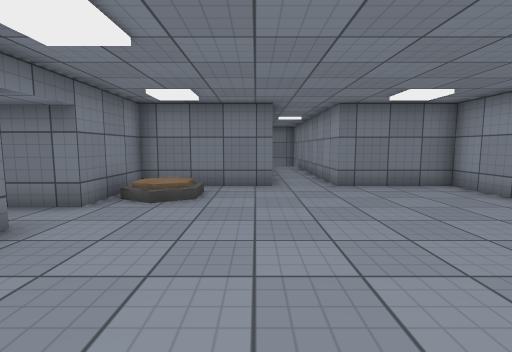
View 1 (above)

19 first-person views from a walk through a Unity game level. The camera is 1.2 m above the floor, tilts 6° down and sees 85° across. The floor is counted in squares, 1 m on a side. Each view is taken from the middle of a square. On the plan, view 1 faces up. The plan holds only what a view shows up to about 13 squares ahead; the rest is blank. The player is left out. Door leaves are left out, so doorways stand open. Some surface patterns are stand-ins.

View 2
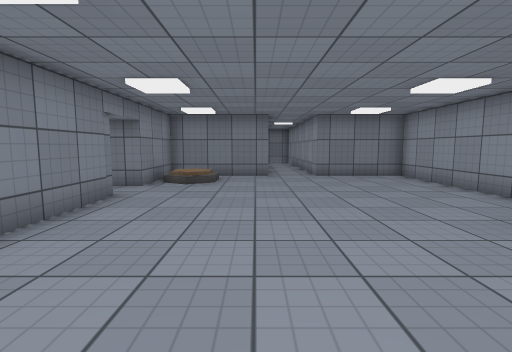

View 3
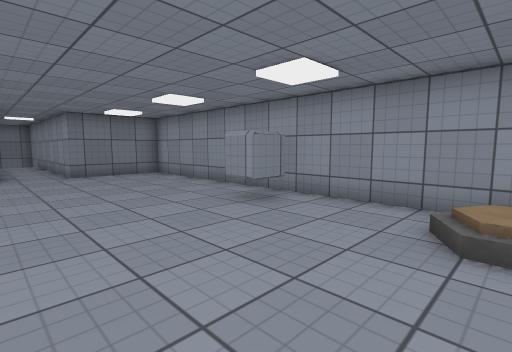

View 4
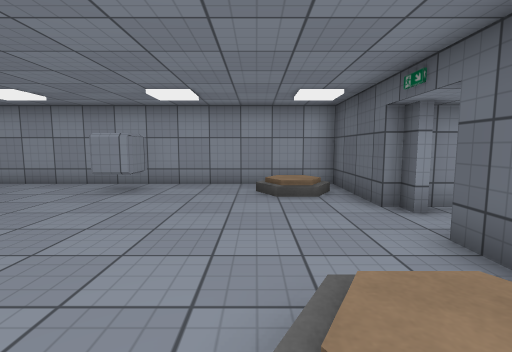

View 5
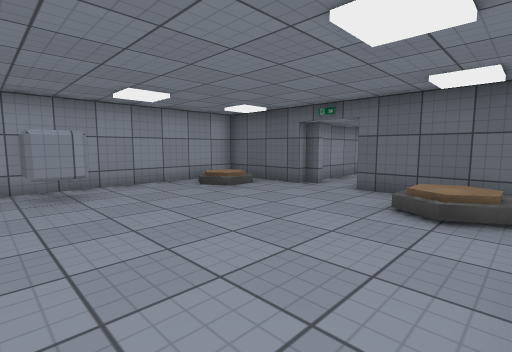

View 6
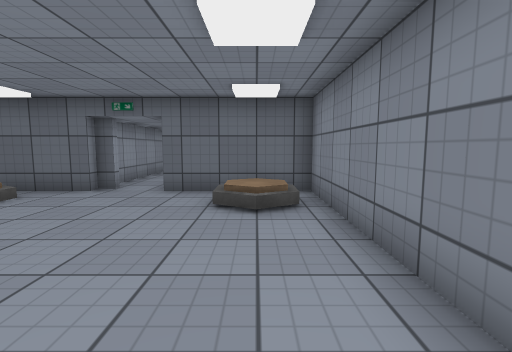

View 7
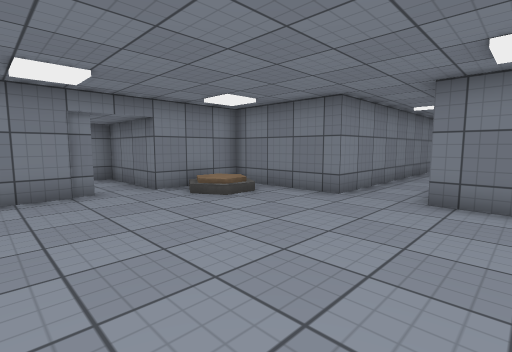

View 8
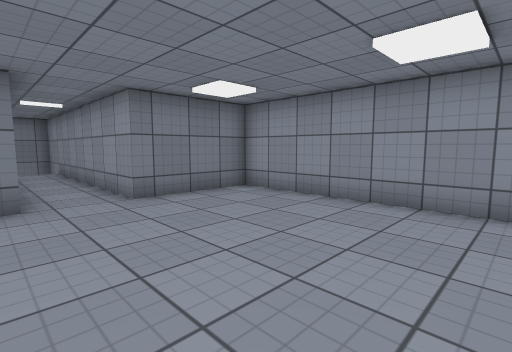

View 9
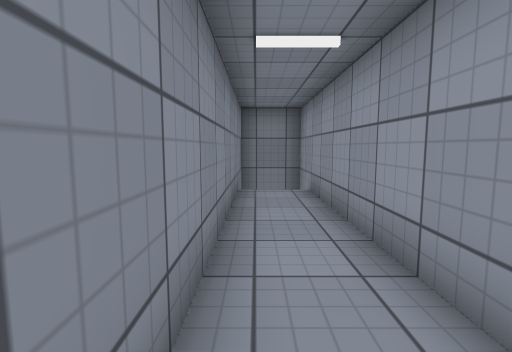

View 10
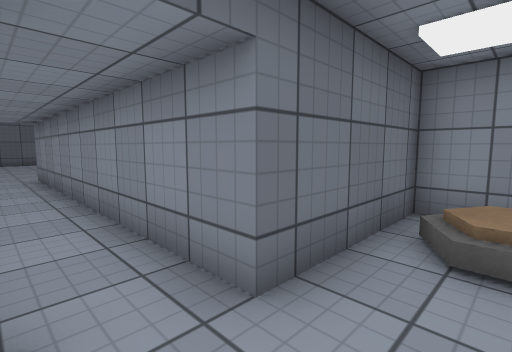

View 11
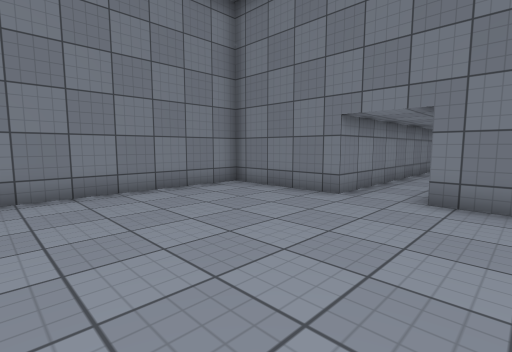

View 12
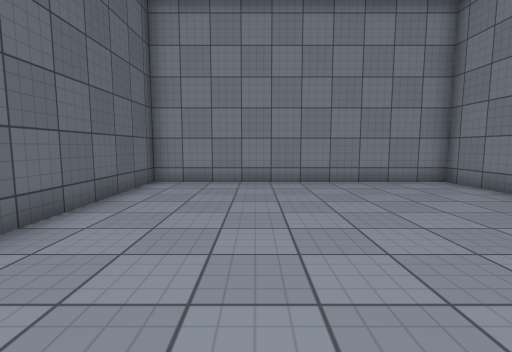

View 13
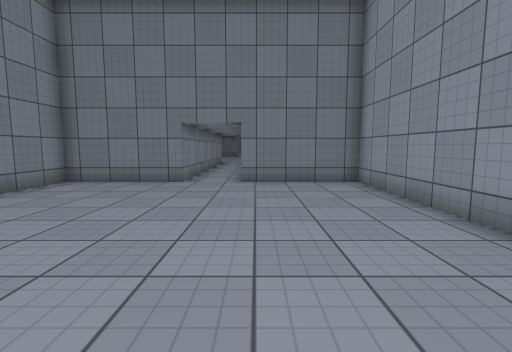

View 14
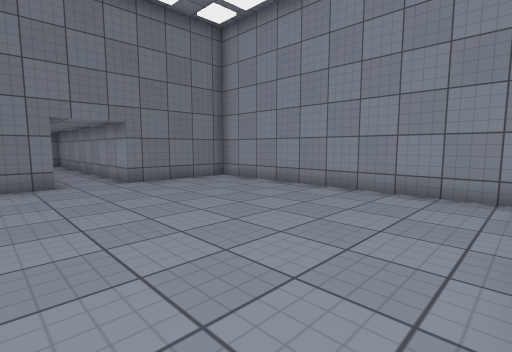

View 15
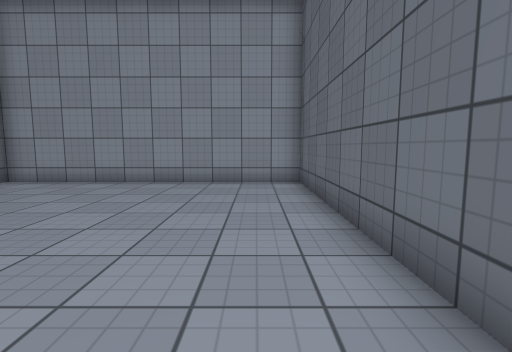

View 16
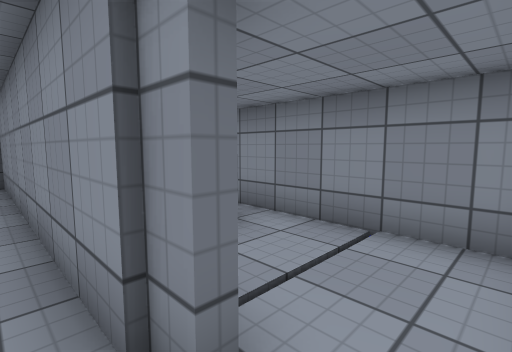

View 17
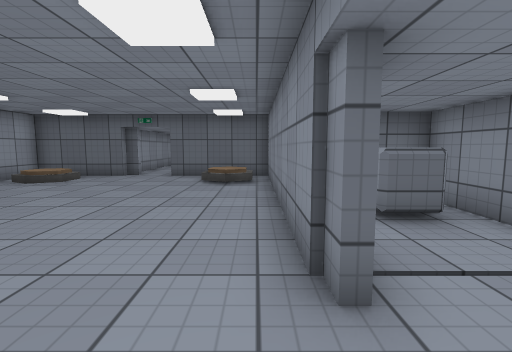

View 18
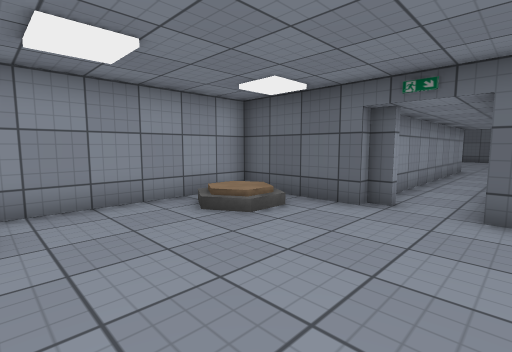

View 19
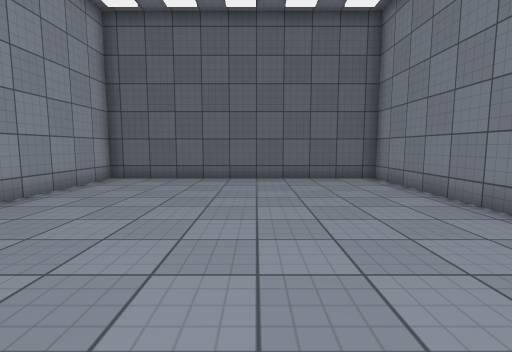

### Floor plan
Ten units are one square. View 1 is at (0, 0); x grows to the right and y downward. Boxes are objects, and circles mark ways between rooms. Rooms are numbered by the first view taken in them; rooms with no view inside come last. Other rooms are left out.
<svg viewBox="-75 -190 145 460">
<path fill="none" stroke="#000" d="M52 -2 42 -2 42 -13 52 -13M-35 -41 -35 55 5 55M25 55 60 55 60 -85 25 -85 25 -125M19 59 25 59M5 -125 5 -85 -35 -85 -35 -55M5 55 5 165 -35 165 -35 265 65 265 65 165 25 165 25 64M25 -125 25 -185 5 -185 5 -125M-61 -16 -50 -16M-35 -55 -70 -55 -70 0"/>
<circle cx="5" cy="60" r="3" fill="#2a7"/>
<circle cx="20" cy="-130" r="3" fill="#2a7"/>
<circle cx="5" cy="-130" r="3" fill="#2a7"/>
<circle cx="-40" cy="-55" r="3" fill="#2a7"/>
<text x="10" y="-20">1</text>
<text x="10" y="200">2</text>
<text x="20" y="-160">3</text>
<text x="-60" y="-40">4</text>
</svg>
Room 1 opens to room 2. Room 1 opens to room 3. Room 1 opens to room 4.

Where each view was taken, in squares from view 1:
view 1: 0 up, 0 right, facing up
view 2: 3 down, 0 right, facing up
view 3: 4 down, 0 right, facing up-right
view 4: 3 down, 3 left, facing right
view 5: 2 up, 3 left, facing down-right
view 6: 2 up, 2 left, facing down
view 7: 2 up, 4 right, facing up-left
view 8: 2 up, 0 right, facing up-right
view 9: 9 up, 1 right, facing up
view 10: 4 down, 2 right, facing down-left
view 11: 23 down, 4 right, facing up-left
view 12: 23 down, 6 right, facing left
view 13: 26 down, 3 right, facing up
view 14: 26 down, 1 left, facing up-right
view 15: 25 down, 3 left, facing right
view 16: 5 up, 3 left, facing down-left
view 17: 6 up, 3 left, facing down
view 18: 0 up, 0 right, facing down-right
view 19: 16 down, 1 right, facing down
